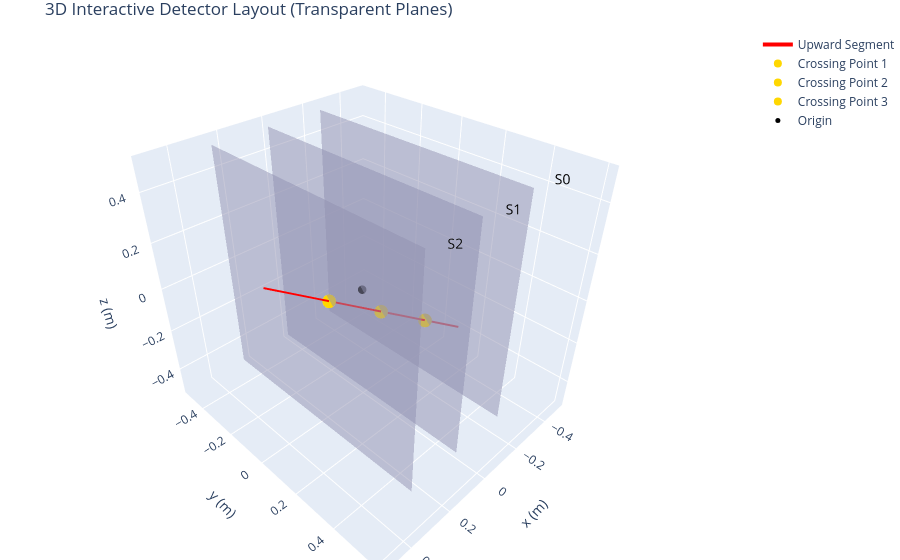

This figure's notebook cell:
### Code cell
import plotly.graph_objects as go

def plot_3d_transparent_planes():
    fig = go.Figure()

    # Primi tre piani (Station 1, Station 2, Station 3)
    planes = [
        {"name": "S0", "x": -0.26, "y": 0, "z": 0, "size": 1, "height": 1, "color": "rgba(180, 180, 220, 0.5)"},  # Grigio trasparente
        {"name": "S1", "x": 0, "y": 0, "z": 0, "size": 1, "height": 1, "color": "rgba(180, 180, 220, 0.5)"},    # Blu chiaro trasparente
        {"name": "S2", "x": 0.25, "y": 0, "z": 0, "size": 1, "height": 1, "color": "rgba(180, 180, 220, 0.5)"}, # Rosa chiaro trasparente
    ]

    # Aggiungi i piani come superfici 2D sul piano yz (senza spessore in x)
    for plane in planes:
        half_size = plane["size"] / 2
        fig.add_trace(go.Surface(
            x=[[plane["x"], plane["x"]], [plane["x"], plane["x"]]],  # Stessa coordinata x per tutti i punti
            y=[[plane["y"] - half_size, plane["y"] + half_size], [plane["y"] - half_size, plane["y"] + half_size]],
            z=[[-plane["height"]/2, -plane["height"]/2], [plane["height"]/2, plane["height"]/2]],
            colorscale=[[0, plane["color"]], [1, plane["color"]]],
            showscale=False,
            name=plane["name"],
            hovertext=f"<b>{plane['name']}</b><br>Position: ({plane['x']}, {plane['y']}, 0)<br>Size: {plane['size']}x{plane['height']} m",
            hoverinfo="text"
        ))
        # Aggiungi annotazione per il nome della stazione
        fig.add_trace(go.Scatter3d(
            x=[plane["x"]],
            y=[plane["y"] + half_size + 0.1],  # Posiziona il testo leggermente sopra il piano
            z=[plane["height"] / 2],
            mode="text",
            text=[plane["name"]],
            textfont=dict(size=14, color="black"),
            showlegend=False
        ))
    
        # Definisci un segmento 3D che va dal basso verso l'alto (lungo z)
    segment = {
        "name": "Upward Segment",
        "x": [-0.5, 0.5],  # Attraversa le stazioni 1, 2, e 3
        "y": [0.1, 0.1],   # Linea retta lungo y
        "z": [-0.4, 0.3],      # Dal basso (-1) verso l'alto (1)
        "color": "red",
        "width": 4
    }

    # Aggiungi il segmento 3D
    fig.add_trace(go.Scatter3d(
        x=segment["x"],
        y=segment["y"],
        z=segment["z"],
        mode="lines",
        line=dict(color=segment["color"], width=segment["width"]),
        name=segment["name"]
    ))

# Calcola i punti di intersezione tra il segmento e i piani
    crossing_points = []
    for plane in planes:
        # Parametri del segmento
        x_start, x_end = segment["x"]
        y_start, y_end = segment["y"]
        z_start, z_end = segment["z"]

        # Parametri del piano (x è costante per ogni piano)
        x_plane = plane["x"]

        # Calcola il parametro t per l'intersezione in x
        if x_start != x_end:
            t = (x_plane - x_start) / (x_end - x_start)
            if 0 <= t <= 1:  # L'intersezione è all'interno del segmento
                y_cross = y_start + t * (y_end - y_start)
                z_cross = z_start + t * (z_end - z_start)
                crossing_points.append((x_plane, y_cross, z_cross))

    # Aggiungi i punti di intersezione come markers
    for i, point in enumerate(crossing_points):
        fig.add_trace(go.Scatter3d(
            x=[point[0]],
            y=[point[1]],
            z=[point[2]],
            mode="markers",
            marker=dict(size=8, color="gold"),
            name=f"Crossing Point {i+1}"
        ))

    # Aggiungi un punto all'origine
    fig.add_trace(go.Scatter3d(
        x=[0], y=[0], z=[0],
        mode="markers",
        marker=dict(size=5, color="black"),
        name="Origin"
    ))

    # Imposta il layout per la visualizzazione 3D
    fig.update_layout(
        title="3D Interactive Detector Layout (Transparent Planes)",
        scene=dict(
            xaxis_title="x (m)",
            yaxis_title="y (m)",
            zaxis_title="z (m)",
            aspectmode="data"
        ),
        margin=dict(l=0, r=0, b=0, t=30)
    )

    fig.show()

plot_3d_transparent_planes()

### Figure 1 — Plotly figure (JSON) as saved in the notebook; plotly's stock layout.template omitted (floating-point values rounded to 4 significant figures)
{"data": [{"colorscale": [[0, "rgba(180, 180, 220, 0.5)"], [1, "rgba(180, 180, 220, 0.5)"]], "hoverinfo": "text", "hovertext": "<b>S0</b><br>Position: (-0.26, 0, 0)<br>Size: 1x1 m", "name": "S0", "showscale": false, "type": "surface", "x": [[-0.26, -0.26], [-0.26, -0.26]], "y": [[-0.5, 0.5], [-0.5, 0.5]], "z": [[-0.5, -0.5], [0.5, 0.5]]}, {"mode": "text", "showlegend": false, "text": ["S0"], "textfont": {"color": "black", "size": 14}, "type": "scatter3d", "x": [-0.26], "y": [0.6], "z": [0.5]}, {"colorscale": [[0, "rgba(180, 180, 220, 0.5)"], [1, "rgba(180, 180, 220, 0.5)"]], "hoverinfo": "text", "hovertext": "<b>S1</b><br>Position: (0, 0, 0)<br>Size: 1x1 m", "name": "S1", "showscale": false, "type": "surface", "x": [[0, 0], [0, 0]], "y": [[-0.5, 0.5], [-0.5, 0.5]], "z": [[-0.5, -0.5], [0.5, 0.5]]}, {"mode": "text", "showlegend": false, "text": ["S1"], "textfont": {"color": "black", "size": 14}, "type": "scatter3d", "x": [0], "y": [0.6], "z": [0.5]}, {"colorscale": [[0, "rgba(180, 180, 220, 0.5)"], [1, "rgba(180, 180, 220, 0.5)"]], "hoverinfo": "text", "hovertext": "<b>S2</b><br>Position: (0.25, 0, 0)<br>Size: 1x1 m", "name": "S2", "showscale": false, "type": "surface", "x": [[0.25, 0.25], [0.25, 0.25]], "y": [[-0.5, 0.5], [-0.5, 0.5]], "z": [[-0.5, -0.5], [0.5, 0.5]]}, {"mode": "text", "showlegend": false, "text": ["S2"], "textfont": {"color": "black", "size": 14}, "type": "scatter3d", "x": [0.25], "y": [0.6], "z": [0.5]}, {"line": {"color": "red", "width": 4}, "mode": "lines", "name": "Upward Segment", "type": "scatter3d", "x": [-0.5, 0.5], "y": [0.1, 0.1], "z": [-0.4, 0.3]}, {"marker": {"color": "gold", "size": 8}, "mode": "markers", "name": "Crossing Point 1", "type": "scatter3d", "x": [-0.26], "y": [0.1], "z": [-0.232]}, {"marker": {"color": "gold", "size": 8}, "mode": "markers", "name": "Crossing Point 2", "type": "scatter3d", "x": [0], "y": [0.1], "z": [-0.05]}, {"marker": {"color": "gold", "size": 8}, "mode": "markers", "name": "Crossing Point 3", "type": "scatter3d", "x": [0.25], "y": [0.1], "z": [0.125]}, {"marker": {"color": "black", "size": 5}, "mode": "markers", "name": "Origin", "type": "scatter3d", "x": [0], "y": [0], "z": [0]}], "layout": {"margin": {"b": 0, "l": 0, "r": 0, "t": 30}, "scene": {"aspectmode": "data", "xaxis": {"title": {"text": "x (m)"}}, "yaxis": {"title": {"text": "y (m)"}}, "zaxis": {"title": {"text": "z (m)"}}}, "title": {"text": "3D Interactive Detector Layout (Transparent Planes)"}}}
